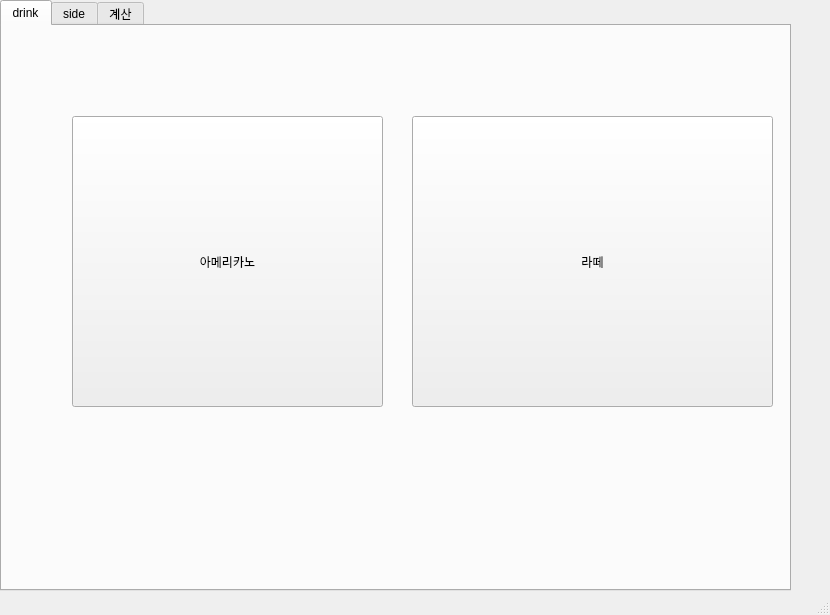
<?xml version="1.0" encoding="UTF-8"?>
<ui version="4.0">
 <class>MainWindow</class>
 <widget class="QMainWindow" name="MainWindow">
  <property name="geometry">
   <rect>
    <x>0</x>
    <y>0</y>
    <width>830</width>
    <height>615</height>
   </rect>
  </property>
  <property name="windowTitle">
   <string>MainWindow</string>
  </property>
  <widget class="QWidget" name="centralwidget">
   <widget class="QTabWidget" name="tabWidget">
    <property name="geometry">
     <rect>
      <x>0</x>
      <y>0</y>
      <width>791</width>
      <height>591</height>
     </rect>
    </property>
    <property name="currentIndex">
     <number>0</number>
    </property>
    <property name="iconSize">
     <size>
      <width>40</width>
      <height>40</height>
     </size>
    </property>
    <widget class="QWidget" name="tab">
     <attribute name="title">
      <string>drink</string>
     </attribute>
     <widget class="QPushButton" name="pushButton">
      <property name="geometry">
       <rect>
        <x>70</x>
        <y>90</y>
        <width>311</width>
        <height>291</height>
       </rect>
      </property>
      <property name="text">
       <string>아메리카노</string>
      </property>
     </widget>
     <widget class="QPushButton" name="pushButton_2">
      <property name="geometry">
       <rect>
        <x>410</x>
        <y>90</y>
        <width>361</width>
        <height>291</height>
       </rect>
      </property>
      <property name="text">
       <string>라떼</string>
      </property>
     </widget>
    </widget>
    <widget class="QWidget" name="tab_2">
     <attribute name="title">
      <string>side</string>
     </attribute>
     <widget class="QPushButton" name="pushButton_3">
      <property name="geometry">
       <rect>
        <x>150</x>
        <y>90</y>
        <width>271</width>
        <height>231</height>
       </rect>
      </property>
      <property name="text">
       <string>에그 샌드위치</string>
      </property>
     </widget>
    </widget>
    <widget class="QWidget" name="tab_3">
     <attribute name="title">
      <string>계산</string>
     </attribute>
     <widget class="QPushButton" name="pushButton_4">
      <property name="geometry">
       <rect>
        <x>160</x>
        <y>190</y>
        <width>321</width>
        <height>121</height>
       </rect>
      </property>
      <property name="text">
       <string>계산</string>
      </property>
     </widget>
    </widget>
   </widget>
  </widget>
  <widget class="QStatusBar" name="statusbar"/>
 </widget>
 <resources/>
 <connections>
  <connection>
   <sender>pushButton</sender>
   <signal>clicked()</signal>
   <receiver>MainWindow</receiver>
   <slot>slot1()</slot>
   <hints>
    <hint type="sourcelabel">
     <x>306</x>
     <y>122</y>
    </hint>
    <hint type="destinationlabel">
     <x>808</x>
     <y>23</y>
    </hint>
   </hints>
  </connection>
  <connection>
   <sender>pushButton_2</sender>
   <signal>clicked()</signal>
   <receiver>MainWindow</receiver>
   <slot>slot2()</slot>
   <hints>
    <hint type="sourcelabel">
     <x>684</x>
     <y>262</y>
    </hint>
    <hint type="destinationlabel">
     <x>813</x>
     <y>192</y>
    </hint>
   </hints>
  </connection>
  <connection>
   <sender>pushButton_4</sender>
   <signal>clicked()</signal>
   <receiver>MainWindow</receiver>
   <slot>slot3()</slot>
   <hints>
    <hint type="sourcelabel">
     <x>428</x>
     <y>298</y>
    </hint>
    <hint type="destinationlabel">
     <x>812</x>
     <y>316</y>
    </hint>
   </hints>
  </connection>
  <connection>
   <sender>pushButton_3</sender>
   <signal>clicked()</signal>
   <receiver>MainWindow</receiver>
   <slot>slot4()</slot>
   <hints>
    <hint type="sourcelabel">
     <x>372</x>
     <y>174</y>
    </hint>
    <hint type="destinationlabel">
     <x>814</x>
     <y>58</y>
    </hint>
   </hints>
  </connection>
 </connections>
 <slots>
  <slot>slot1()</slot>
  <slot>slot2()</slot>
  <slot>slot3()</slot>
  <slot>slot4()</slot>
 </slots>
</ui>
